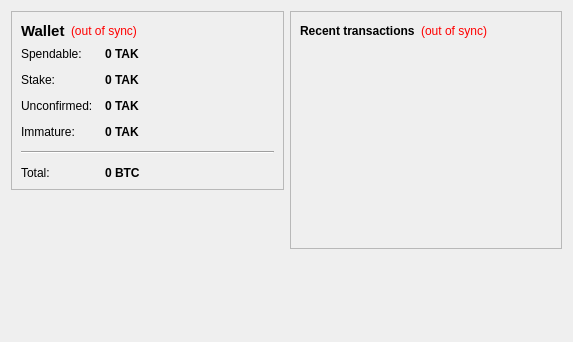
<?xml version="1.0" encoding="UTF-8"?>
<ui version="4.0">
 <class>OverviewPage</class>
 <widget class="QWidget" name="OverviewPage">
  <property name="geometry">
   <rect>
    <x>0</x>
    <y>0</y>
    <width>573</width>
    <height>342</height>
   </rect>
  </property>
  <property name="windowTitle">
   <string>Form</string>
  </property>
  <layout class="QHBoxLayout" name="horizontalLayout" stretch="1,1">
   <item>
    <layout class="QVBoxLayout" name="verticalLayout_2">
     <item>
      <widget class="QFrame" name="frame">
       <property name="frameShape">
        <enum>QFrame::StyledPanel</enum>
       </property>
       <property name="frameShadow">
        <enum>QFrame::Raised</enum>
       </property>
       <layout class="QVBoxLayout" name="verticalLayout_4">
        <item>
         <layout class="QHBoxLayout" name="horizontalLayout_4">
          <item>
           <widget class="QLabel" name="label_5">
            <property name="font">
             <font>
              <pointsize>11</pointsize>
              <weight>75</weight>
              <bold>true</bold>
             </font>
            </property>
            <property name="text">
             <string>Wallet</string>
            </property>
           </widget>
          </item>
          <item>
           <widget class="QLabel" name="labelWalletStatus">
            <property name="toolTip">
             <string>The displayed information may be out of date. Your wallet automatically synchronizes with the TAKCOIN network after a connection is established, but this process has not completed yet.</string>
            </property>
            <property name="styleSheet">
             <string notr="true">QLabel { color: red; }</string>
            </property>
            <property name="text">
             <string notr="true">(out of sync)</string>
            </property>
            <property name="alignment">
             <set>Qt::AlignLeading|Qt::AlignLeft|Qt::AlignVCenter</set>
            </property>
           </widget>
          </item>
          <item>
           <spacer name="horizontalSpacer_2">
            <property name="orientation">
             <enum>Qt::Horizontal</enum>
            </property>
            <property name="sizeHint" stdset="0">
             <size>
              <width>40</width>
              <height>20</height>
             </size>
            </property>
           </spacer>
          </item>
         </layout>
        </item>
        <item>
         <layout class="QFormLayout" name="formLayout_2">
          <property name="fieldGrowthPolicy">
           <enum>QFormLayout::AllNonFixedFieldsGrow</enum>
          </property>
          <property name="horizontalSpacing">
           <number>12</number>
          </property>
          <property name="verticalSpacing">
           <number>12</number>
          </property>
          <item row="0" column="0">
           <widget class="QLabel" name="label">
            <property name="text">
             <string>Spendable:</string>
            </property>
           </widget>
          </item>
          <item row="0" column="1">
           <widget class="QLabel" name="labelBalance">
            <property name="font">
             <font>
              <weight>75</weight>
              <bold>true</bold>
             </font>
            </property>
            <property name="cursor">
             <cursorShape>IBeamCursor</cursorShape>
            </property>
            <property name="toolTip">
             <string>Your current spendable balance</string>
            </property>
            <property name="text">
             <string notr="true">0 TAK</string>
            </property>
            <property name="textInteractionFlags">
             <set>Qt::LinksAccessibleByMouse|Qt::TextSelectableByKeyboard|Qt::TextSelectableByMouse</set>
            </property>
           </widget>
          </item>
          <item row="1" column="0">
           <widget class="QLabel" name="label_6">
            <property name="text">
             <string>Stake:</string>
            </property>
           </widget>
          </item>
          <item row="1" column="1">
           <widget class="QLabel" name="labelStake">
            <property name="font">
             <font>
              <weight>75</weight>
              <bold>true</bold>
             </font>
            </property>
            <property name="cursor">
             <cursorShape>IBeamCursor</cursorShape>
            </property>
            <property name="toolTip">
             <string>Total of coins that was staked, and do not yet count toward the current balance</string>
            </property>
            <property name="text">
             <string notr="true">0 TAK</string>
            </property>
            <property name="textInteractionFlags">
             <set>Qt::LinksAccessibleByMouse|Qt::TextSelectableByKeyboard|Qt::TextSelectableByMouse</set>
            </property>
           </widget>
          </item>
          <item row="2" column="0">
           <widget class="QLabel" name="label_3">
            <property name="text">
             <string>Unconfirmed:</string>
            </property>
           </widget>
          </item>
          <item row="2" column="1">
           <widget class="QLabel" name="labelUnconfirmed">
            <property name="font">
             <font>
              <weight>75</weight>
              <bold>true</bold>
             </font>
            </property>
            <property name="cursor">
             <cursorShape>IBeamCursor</cursorShape>
            </property>
            <property name="toolTip">
             <string>Total of transactions that have yet to be confirmed, and do not yet count toward the current balance</string>
            </property>
            <property name="text">
             <string notr="true">0 TAK</string>
            </property>
            <property name="textInteractionFlags">
             <set>Qt::LinksAccessibleByMouse|Qt::TextSelectableByKeyboard|Qt::TextSelectableByMouse</set>
            </property>
           </widget>
          </item>
          <item row="3" column="0">
           <widget class="QLabel" name="labelImmatureText">
            <property name="text">
             <string>Immature:</string>
            </property>
           </widget>
          </item>
          <item row="3" column="1">
           <widget class="QLabel" name="labelImmature">
            <property name="font">
             <font>
              <weight>75</weight>
              <bold>true</bold>
             </font>
            </property>
            <property name="toolTip">
             <string>Mined balance that has not yet matured</string>
            </property>
            <property name="text">
             <string notr="true">0 TAK</string>
            </property>
            <property name="textInteractionFlags">
             <set>Qt::LinksAccessibleByMouse|Qt::TextSelectableByKeyboard|Qt::TextSelectableByMouse</set>
            </property>
           </widget>
          </item>
          <item row="4" column="0" colspan="2">
           <widget class="Line" name="line">
            <property name="orientation">
             <enum>Qt::Horizontal</enum>
            </property>
           </widget>
          </item>
          <item row="5" column="0">
           <widget class="QLabel" name="labelTotalText">
            <property name="text">
             <string>Total:</string>
            </property>
           </widget>
          </item>
          <item row="5" column="1">
           <widget class="QLabel" name="labelTotal">
            <property name="font">
             <font>
              <weight>75</weight>
              <bold>true</bold>
             </font>
            </property>
            <property name="cursor">
             <cursorShape>IBeamCursor</cursorShape>
            </property>
            <property name="toolTip">
             <string>Your current total balance</string>
            </property>
            <property name="text">
             <string notr="true">0 BTC</string>
            </property>
            <property name="textInteractionFlags">
             <set>Qt::LinksAccessibleByMouse|Qt::TextSelectableByKeyboard|Qt::TextSelectableByMouse</set>
            </property>
           </widget>
          </item>
         </layout>
        </item>
       </layout>
      </widget>
     </item>
     <item>
      <spacer name="verticalSpacer">
       <property name="orientation">
        <enum>Qt::Vertical</enum>
       </property>
       <property name="sizeHint" stdset="0">
        <size>
         <width>20</width>
         <height>40</height>
        </size>
       </property>
      </spacer>
     </item>
    </layout>
   </item>
   <item>
    <layout class="QVBoxLayout" name="verticalLayout_3">
     <item>
      <widget class="QFrame" name="frame_2">
       <property name="frameShape">
        <enum>QFrame::StyledPanel</enum>
       </property>
       <property name="frameShadow">
        <enum>QFrame::Raised</enum>
       </property>
       <layout class="QVBoxLayout" name="verticalLayout">
        <item>
         <layout class="QHBoxLayout" name="horizontalLayout_2">
          <item>
           <widget class="QLabel" name="label_4">
            <property name="text">
             <string>&lt;b&gt;Recent transactions&lt;/b&gt;</string>
            </property>
           </widget>
          </item>
          <item>
           <widget class="QLabel" name="labelTransactionsStatus">
            <property name="toolTip">
             <string>The displayed information may be out of date. Your wallet automatically synchronizes with the TAKCOIN network after a connection is established, but this process has not completed yet.</string>
            </property>
            <property name="styleSheet">
             <string notr="true">QLabel { color: red; }</string>
            </property>
            <property name="text">
             <string notr="true">(out of sync)</string>
            </property>
            <property name="alignment">
             <set>Qt::AlignRight|Qt::AlignTrailing|Qt::AlignVCenter</set>
            </property>
           </widget>
          </item>
          <item>
           <spacer name="horizontalSpacer">
            <property name="orientation">
             <enum>Qt::Horizontal</enum>
            </property>
            <property name="sizeHint" stdset="0">
             <size>
              <width>40</width>
              <height>20</height>
             </size>
            </property>
           </spacer>
          </item>
         </layout>
        </item>
        <item>
         <widget class="QListView" name="listTransactions">
          <property name="styleSheet">
           <string notr="true">QListView { background: transparent; }</string>
          </property>
          <property name="frameShape">
           <enum>QFrame::NoFrame</enum>
          </property>
          <property name="verticalScrollBarPolicy">
           <enum>Qt::ScrollBarAlwaysOff</enum>
          </property>
          <property name="horizontalScrollBarPolicy">
           <enum>Qt::ScrollBarAlwaysOff</enum>
          </property>
          <property name="selectionMode">
           <enum>QAbstractItemView::NoSelection</enum>
          </property>
         </widget>
        </item>
       </layout>
      </widget>
     </item>
     <item>
      <spacer name="verticalSpacer_2">
       <property name="orientation">
        <enum>Qt::Vertical</enum>
       </property>
       <property name="sizeHint" stdset="0">
        <size>
         <width>20</width>
         <height>40</height>
        </size>
       </property>
      </spacer>
     </item>
    </layout>
   </item>
  </layout>
 </widget>
 <resources/>
 <connections/>
</ui>
